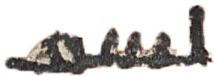
#> input picture cutouts/1.jpg, 214 x 76 px, given in place of base.jpg, which was not available
$ python temp2.py
#> lines starting #> are read from the running program, lines starting #| are printed output that depends on the picture; pictures that were not available may be replaced by others from this repository, and a replacement may not be noted
### src/main.py
from typing import List, Tuple, TypeAlias
from pathlib import Path
import numpy as np
from numpy import ndarray
from scipy import ndimage
import cv2
import time

# assert("pyproject.toml" in os.listdir(os.getcwd()))

IntervalBound: TypeAlias = List[Tuple[float, float]]
ResolvableBound: TypeAlias = None | int | float | List[int] | List[float] | IntervalBound


def resolveLowerUpperBound(
	bounds: ResolvableBound,
	bounds_length: None | int = None
) -> IntervalBound:
	"""performs the following conversions to your input `bounds`, to get a consistient output: \n
	- `None, bounds_length` -> `[(0, 0)] * bounds_length`
	- `[x, y, z, ...]` -> `[(x / 2, x / 2), (y / 2, y / 2), (z / 2, z / 2), ...]`
	- `[(x_l, x_u), (y_l, y_u), ...]` -> `[(x_l, x_u), (y_l, y_u), ...]`

	:param bounds: sequence of bounds
	:param bounds_length: length of bounds to generate if `bounds` is `None`
	:return: list of 2-tuples describing (lower, upper) bounds
	"""
	if bounds is None:
		bounds = 0
	if bounds_length is None:
		bounds_length = 1
	if isinstance(bounds, (int, float)):
		bounds = [bounds] * bounds_length
	if isinstance(bounds[0], (int, float)):
		bounds = [(x / 2, x / 2) for x in bounds]
	assert (isinstance(bounds[0], (list, tuple)) and isinstance(bounds[0][0], (int, float)))
	return bounds


def maskOutBackgroundColor(
	img: ndarray,
	bg_color: int | float | list[int] | list[float] | ndarray[int | float],
	tolerance: int | float | list[int] | list[float] | ndarray[int | float] | None = None,
) -> ndarray[float]:
	"""construct a mask that masks out the background color of the provided image array

	:param img: single channel image array of shape (H, W), \
		or a multichannel image array of shape (H, W, Ch)
	:param bg_color: specify the background color of your image \
		- if `img.shape == (H, W)`, then `bg_color` must of single numeric type \
		- if `img.shape == (H, W, Ch)`, then `bg_color` must of numeric tuple type of length Ch. example: `[255, 255, 255]`
	:param tolerance: specify either a symmetric tolerance range of each channel, \
		or a 2-tuple (lower_tolerance, upper_tolerance) of each channel. \
		two examples for setting equivalent tolerance of a channel RGB image: \
			```py
			tolerance_symmetric = [25, 25, 10]
			tolerance_lower_upper = [(12.5, 12.5), (12.5, 12.5), (5, 5)]
			```
	:return: mask of shape (H, W) containg the weights of each pixel. 0.0 implies no weight (background colored pixel), 1.0 implies max weight (non-background pixel)
	"""
	if img.ndim == 2:
		img = img[:, :, np.newaxis]
	h, w, channels = img.shape
	if isinstance(bg_color, (int, float)):
		bg_color = [bg_color]
	tolerance = resolveLowerUpperBound(tolerance, channels)
	assert (len(bg_color) == channels and len(tolerance) == channels)
	mask_out = np.ones((h, w), dtype=float)
	for c in range(0, channels):
		channel_color = bg_color[c]
		lower_tolerance, upper_tolerance = tolerance[c]
		mask_out *= np.logical_and(
			img[:, :, c] > channel_color - lower_tolerance,
			img[:, :, c] < channel_color + upper_tolerance,
		)
	return np.logical_not(mask_out)


# [20 lines left out: function phaseCorrelationWithFT, not called in this run]


def phaseCorrelation(scan_img: ndarray[int | float], template_img: ndarray[int | float], template_img_mask: None | ndarray[int | float] = None):
	scan_img_ft = np.fft.fft2(scan_img, axes=(0, 1))
	return phaseCorrelationWithFT(scan_img_ft, template_img, template_img_mask)

### src/temp2.py
from typing import List, Tuple, TypeAlias
from pathlib import Path
import numpy as np
from numpy import ndarray
from scipy import ndimage
import cv2
import time
from src.main import maskOutBackgroundColor, phaseCorrelation

# assert("pyproject.toml" in os.listdir(os.getcwd()))
# 1d fft for template row matching
# downsample fft pyramid then progressive match tree/routines

scan_img_path = "./assets/base.jpg"
img_path = "./assets/templates/45.jpg"
resize = 1

scan_img = np.asarray(cv2.imread(scan_img_path, cv2.IMREAD_GRAYSCALE))
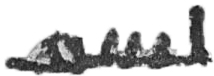
#> scan_img: shape (76, 214); min 20, max 255, mean 196.2
img = np.asarray(cv2.imread(img_path, cv2.IMREAD_GRAYSCALE))
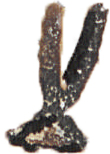
#> input picture cutouts/45.jpg, 110 x 154 px, found by its file name
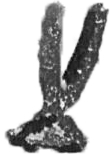
#> img: shape (154, 110); min 8, max 255, mean 183.6

if False:
	img_mask = maskOutBackgroundColor(img, [255], [30])
	img_ft = np.fft.fft2(img * img_mask, axes=(0, 1))
	h, w = img.shape[0], img.shape[1]
	new_h, new_w = h, w  # int((w * resize) // 2)
	print(w // 2 - new_w, w // 2 + new_w)
	#img_ft = np.fft.ifftshift(np.fft.fftshift(img_ft, axes=(1,))[:, w // 2 - new_w:w // 2 + new_w], axes=(1,))
	# img_ft = np.concatenate((img_ft[:, 0:new_w], img_ft[:, -new_w:None]), axis=1)
	# img_downsampled = cv2.resize(np.fft.ifft2(img_ft, axes=(0, 1)).real.astype(np.uint8), (w, h), interpolation=cv2.INTER_NEAREST)
	img_downsampled = np.fft.ifft2(img_ft, axes=(0, 1)).real

	scan_img_ft = np.fft.fft2(scan_img, axes=(0, 1))
	sh, sw, channels = scan_img_ft.shape[0], scan_img_ft.shape[1], 0
	new_h, new_w = sh, sw  # int((sw * resize) // 2)
	#scan_img_ft = np.fft.ifftshift(np.fft.fftshift(scan_img_ft, axes=(1,))[:, sw // 2 - new_w:sw // 2 + new_w], axes=(1,))
	if scan_img_ft.ndim == 3:
		channels = scan_img_ft.shape[2]
	img_downsampled_ft = np.fft.fft2(img_downsampled, (new_h, new_w), axes=(0, 1))
	correlation_ft = scan_img_ft * np.ma.conjugate(img_downsampled_ft)
	if channels == 0:
		correlation_ft /= np.abs(correlation_ft)
	else:
		for c in range(0, channels):
			correlation_ft[:, :, c] /= np.abs(correlation_ft[:, :, c])
	correlation = np.fft.ifft2(correlation_ft, axes=(0, 1)).real
	correlation = cv2.resize((correlation * 255 / np.max(correlation)).astype(np.uint8), (sw, sh), interpolation=cv2.INTER_NEAREST)


downscale = 6
scan_img = cv2.resize(scan_img, (scan_img.shape[1] // downscale, scan_img.shape[0] // downscale), interpolation=cv2.INTER_NEAREST)
img = cv2.resize(img, (img.shape[1] // downscale, img.shape[0] // downscale), interpolation=cv2.INTER_NEAREST)
img_mask = maskOutBackgroundColor(img, [255], [30])
scan_img = cv2.medianBlur(scan_img, 5)
img = cv2.medianBlur(img, 5)

cv2.imshow("scan_img", scan_img)
cv2.imshow("img", img)
cv2.waitKey()
cv2.destroyAllWindows()

#correlation = phaseCorrelation(scan_img, img, img_mask)
#> (the run stopped early here; a loop or call above may not have finished)
